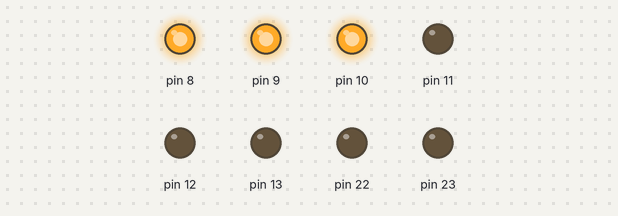
Simulated run of this sketch. Board: Arduino Uno, built with avr-gcc and run on an emulated ATmega328P. On the bench: output pins drawn as LEDs (lit = HIGH). Random numbers use the default seed unless the sketch sets one.

Above: at 0.05 s.
At 6.1 s:
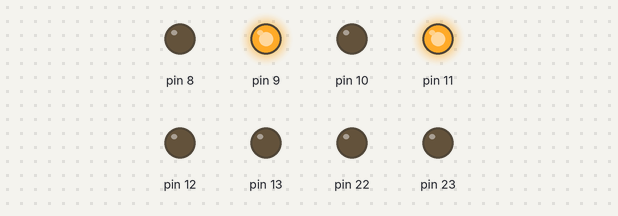
At 14.81 s:
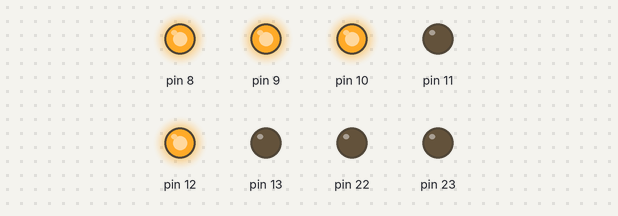
At 25.77 s:
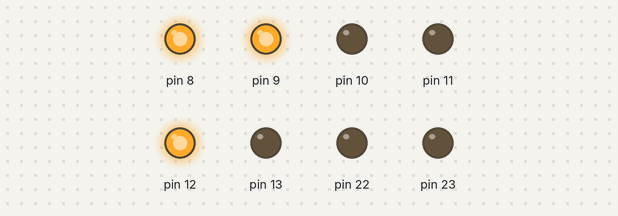
At 31.93 s:
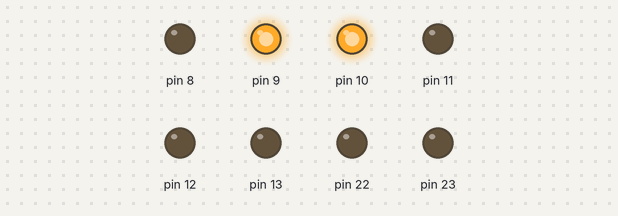
At 39.89 s:
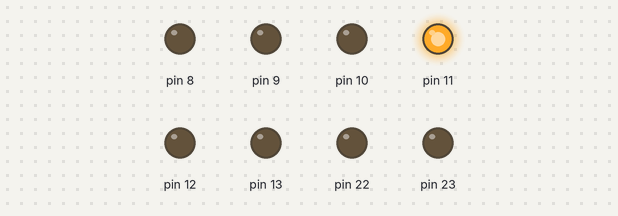
Timing chart, 0 to 40.0 s (numbered marks = the images above):
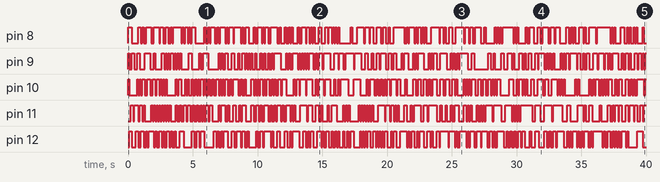

Measured:
- by itself, pin 8: LOW → HIGH at 0.00 s, → LOW 0.30 s later, → HIGH 0.50 s later, → LOW 0.20 s later, … (186 changes in this stretch)
- by itself, pin 9: LOW → HIGH at 0.00 s, → LOW 0.10 s later, → HIGH 0.20 s later, → LOW 0.20 s later, … (193 changes in this stretch)
- by itself, pin 10: LOW → HIGH at 0.00 s, → LOW 0.10 s later, → HIGH 0.60 s later, → LOW 0.10 s later, … (211 changes in this stretch)
- by itself, pin 11: LOW → HIGH at 0.20 s, → LOW 0.20 s later, → HIGH 0.10 s later, → LOW 0.30 s later, … (195 changes in this stretch)
- by itself, pin 12: LOW → HIGH at 0.10 s, → LOW 0.20 s later, → HIGH 0.30 s later, → LOW 0.20 s later, … (200 changes in this stretch)

The sketch:

sketch_feb02d.ino
```cpp
void setup() {
DDRB = B11111111;
}

void loop() {

    PORTB = random(0,32);
    delay(100);

}
```
